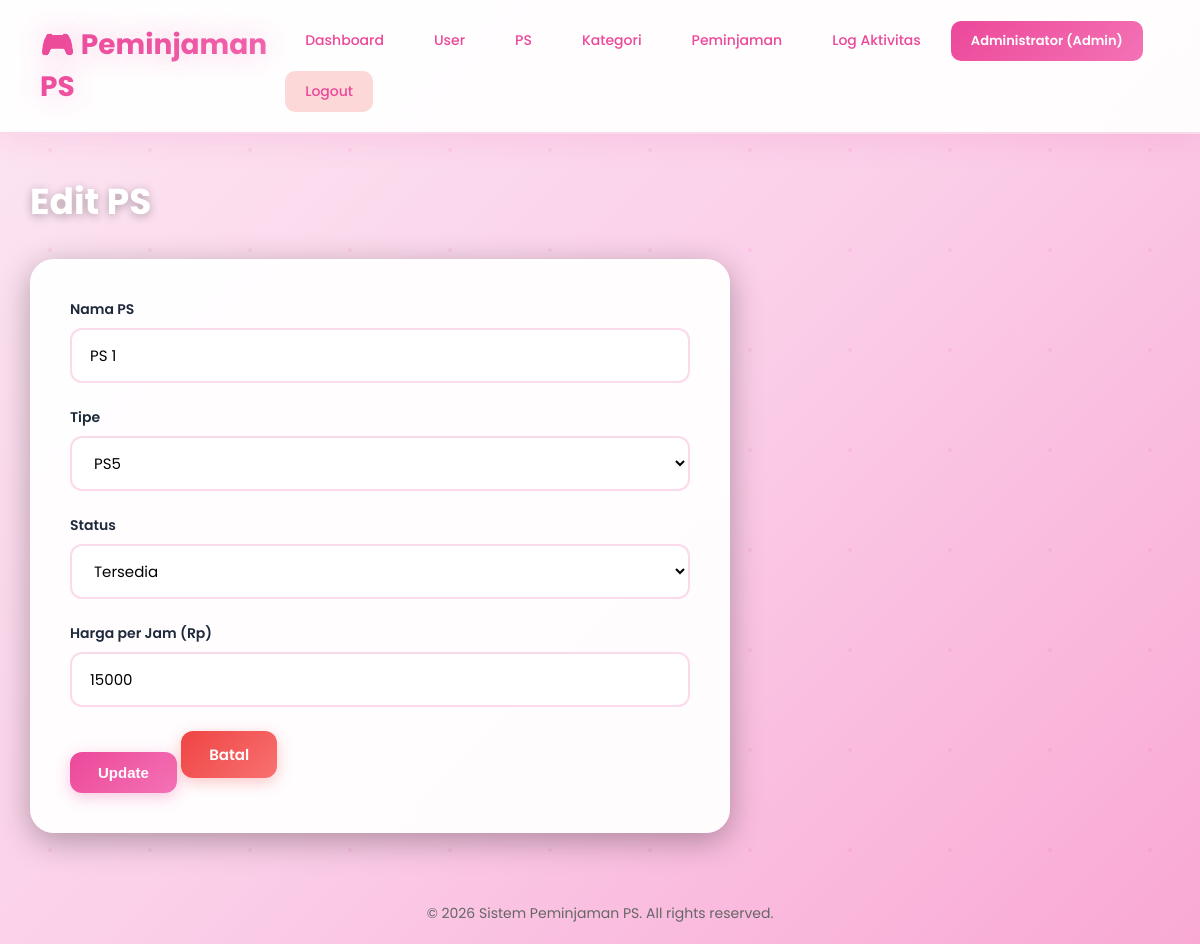
Screenshot of /index.php?page=ps&action=edit&id=1 (signed in) with the database file from the repository.
### tables this page shows
CREATE TABLE ps (
    id INT AUTO_INCREMENT PRIMARY KEY,
    nama_ps VARCHAR(50) NOT NULL,
    tipe ENUM('PS3', 'PS4', 'PS5') NOT NULL,
    status ENUM('tersedia', 'dipinjam') DEFAULT 'tersedia',
    harga_per_jam INT NOT NULL,
    created_at TIMESTAMP DEFAULT CURRENT_TIMESTAMP
);

### config/Database.php (called while the page is built, shortened)
<?php
class Database {
    private $host = "localhost";
    private $db_name = "peminjaman_ps";
    private $username = "root";
    private $password = "";
    public function getConnection() {
        $this->conn = null;
        try {
            $this->conn = new PDO("mysql:host=" . $this->host . ";dbname=" . $this->db_name, $this->username, $this->password);
            $this->conn->setAttribute(PDO::ATTR_ERRMODE, PDO::ERRMODE_EXCEPTION);
            $this->conn->exec("set names utf8");
        } catch(PDOException $exception) {
            echo "Connection error: " . $exception->getMessage();
        }
        return $this->conn;
    }
}

### models/PS.php (called while the page is built, shortened)
<?php
class PS {
    private $conn;
    private $table_name = "ps";
    public $id;
    public function __construct($db) {
        $this->conn = $db;
    }
    public function readOne() {
        $query = "SELECT * FROM " . $this->table_name . " WHERE id = :id LIMIT 1";
        $stmt = $this->conn->prepare($query);
        $stmt->bindParam(":id", $this->id);
        $stmt->execute();
        return $stmt;
    }
}

### views/ps/edit.php (the view, shortened to what this page needs)
<?php require_once 'views/layouts/header.php'; ?>
<div class="content">
    <h1>Edit PS</h1>
    <div class="form-container">
        <form method="POST" action="index.php?page=ps&action=update">
            <div class="form-group">
                <label>Nama PS</label>
                <input type="text" name="nama_ps" value="<?php echo htmlspecialchars($data['nama_ps'] ?? ''); ?>" required>
            </div>
            <div class="form-group">
                <label>Tipe</label>
                <select name="tipe" required>
                    <option value="PS5" <?php echo $data['tipe'] == 'PS5' ? 'selected' : ''; ?>>PS5</option>
                </select>
            </div>
            <div class="form-group">
                <label>Status</label>
                <select name="status" required>
                    <option value="tersedia" <?php echo $data['status'] == 'tersedia' ? 'selected' : ''; ?>>Tersedia</option>
                </select>
            </div>
            <div class="form-group">
                <label>Harga per Jam (Rp)</label>
                <input type="number" name="harga_per_jam" value="<?php echo $data['harga_per_jam']; ?>" required>
            </div>
            <button type="submit" class="btn">Update</button>
            <a href="index.php?page=ps&action=index" class="btn btn-danger">Batal</a>
        </form>
    </div>
</div>
<?php require_once 'views/layouts/footer.php'; ?>

### views/layouts/header.php (style rules this page uses)
* { margin: 0; padding: 0; box-sizing: border-box; }
body { font-family: 'Poppins', sans-serif; background: linear-gradient(135deg, #fce7f3 0%, #fbcfe8 50%, #f9a8d4 100%); min-height: 100vh; position: relative; }
body::before { content: ''; position: fixed; top: 0; left: 0; width: 100%; height: 100%; pointer-events: none; z-index: 0; }
.content { max-width: 1400px; margin: 40px auto; padding: 0 30px; position: relative; z-index: 1; }
.content h1 { color: white; font-size: 36px; font-weight: 700; margin-bottom: 30px; text-shadow: 0 2px 10px rgba(0, 0, 0, 0.3); }
.btn { display: inline-block; padding: 12px 28px; background: linear-gradient(135deg, #ec4899, #f472b6); color: white; text-decoration: none; border-radius: 12px; border: none; cursor: pointer; font-size: 15px; font-weight: 600; transition: all 0.3s ease; box-shadow: 0 4px 15px rgba(236, 72, 153, 0.3); position: relative; overflow: hidden; }
.btn::before { content: ''; position: absolute; top: 50%; left: 50%; width: 0; height: 0; border-radius: 50%; background: rgba(255, 255, 255, 0.3); transform: translate(-50%, -50%); transition: width 0.6s, height 0.6s; }
.btn-danger { background: linear-gradient(135deg, #ef4444, #f87171); box-shadow: 0 4px 15px rgba(239, 68, 68, 0.3); }
.form-group { margin-bottom: 24px; }
.form-group label { display: block; margin-bottom: 8px; font-weight: 600; color: #1e293b; font-size: 14px; }
.form-group input, .form-group select, .form-group textarea { width: 100%; padding: 14px 18px; border: 2px solid rgba(236, 72, 153, 0.2); border-radius: 12px; font-size: 15px; font-family: 'Poppins', sans-serif; transition: all 0.3s ease; background: white; }
.form-container { background: rgba(255, 255, 255, 0.95); backdrop-filter: blur(10px); padding: 40px; border-radius: 24px; box-shadow: 0 8px 32px rgba(0, 0, 0, 0.3); max-width: 700px; animation: fadeIn 0.5s ease; }

### rows the page displays
ps: nama_ps "PS 1", tipe "PS5", status "Tersedia", harga_per_jam "15000"

### other values shown
$_SESSION['nama'] "Administrator"
$_SESSION['role'] "Admin"
